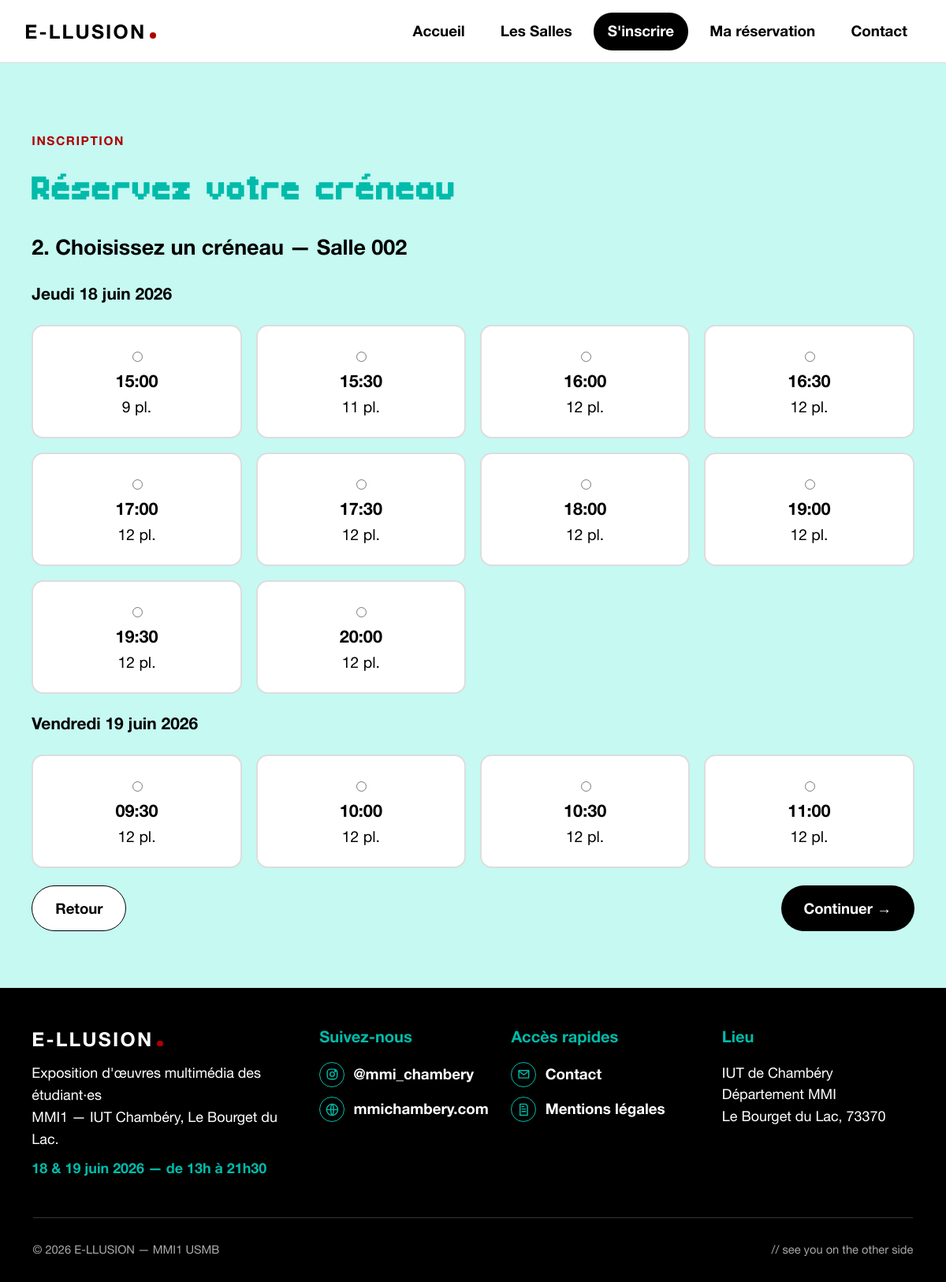
/Visiteurs/inscription.php?id_salle=1, run on the app's committed database.
### tables this page shows
CREATE TABLE salle (
    id_salle INT PRIMARY KEY AUTO_INCREMENT,
    nom_salle VARCHAR(50) NOT NULL,
    description TEXT
);

CREATE TABLE creneau (
    id_creneau INT PRIMARY KEY AUTO_INCREMENT,
    date_creneau DATE NOT NULL,
    heure_debut TIME NOT NULL,
    heure_fin TIME NOT NULL,
    jauge INT NOT NULL,
    id_admin INT,
    id_salle INT NOT NULL,
    FOREIGN KEY (id_admin) REFERENCES administrateur(id_admin),
    FOREIGN KEY (id_salle) REFERENCES salle(id_salle)
);

### Visiteurs/eillusion-data.php (called while the page is built, shortened)
<?php
function e($valeur) {
    return htmlspecialchars((string) $valeur, ENT_QUOTES, 'UTF-8');
}
function eillusion_get_salle($CONNEXION, $idSalle) {
    $idSalle = (int) $idSalle;
    $res = mysqli_query($CONNEXION, "SELECT * FROM salle WHERE id_salle = $idSalle");
    return mysqli_fetch_assoc($res);
}
function eillusion_get_creneaux($CONNEXION, $idSalle = 0) {
    $idSalle = (int) $idSalle;
    $where = $idSalle > 0 ? "WHERE creneau.id_salle = $idSalle" : "";
    $liste = array();
    $res = mysqli_query($CONNEXION,
        "SELECT creneau.*, salle.nom_salle,
                (SELECT COUNT(*) FROM inscription WHERE inscription.id_creneau = creneau.id_creneau) AS nb_inscrits
         FROM creneau
         JOIN salle ON salle.id_salle = creneau.id_salle
         $where
         ORDER BY creneau.date_creneau, creneau.heure_debut");
    while ($c = mysqli_fetch_assoc($res)) {
        $c['places_restantes'] = (int) $c['jauge'] - (int) $c['nb_inscrits'];
        $liste[] = $c;
    }
    return $liste;
}
function eillusion_date_label($dateSql) {
    $jours = array('Sunday'=>'Dimanche','Monday'=>'Lundi','Tuesday'=>'Mardi','Wednesday'=>'Mercredi','Thursday'=>'Jeudi','Friday'=>'Vendredi','Saturday'=>'Samedi');
    $mois = array('January'=>'janvier','February'=>'février','March'=>'mars','April'=>'avril','May'=>'mai','June'=>'juin','July'=>'juillet','August'=>'août','September'=>'septembre','October'=>'octobre','November'=>'novembre','December'=>'décembre');
    $t = strtotime($dateSql);
    return $jours[date('l', $t)] . ' ' . date('j', $t) . ' ' . $mois[date('F', $t)] . ' ' . date('Y', $t);
}
function eillusion_heure($heureSql) {
    return substr((string) $heureSql, 0, 5);
}
?>

### Visiteurs/inscription.php (the view, shortened to what this page needs)
<?php
require_once 'connexion.php';
require_once 'eillusion-data.php';
$etape = 1;
$idSalle = isset($_GET['id_salle']) ? (int) $_GET['id_salle'] : 0;
$idCreneau = isset($_GET['id_creneau']) ? (int) $_GET['id_creneau'] : 0;
if ($_SERVER['REQUEST_METHOD'] !== 'POST') {
    if ($idCreneau > 0) {
        $creneau = eillusion_get_creneau($CONNEXION, $idCreneau);
        if ($creneau) { $idSalle = (int) $creneau['id_salle']; $etape = 3; }
    } elseif ($idSalle > 0) {
        $etape = 2;
    }
}
require_once 'header.php';
?>
<main class="form-page">
  <section class="form-wrap">
    <p class="eyebrow">Inscription</p>
    <h1 class="pixel-title page">Réservez votre créneau</h1>
    <?php if ($etape == 2) {
        $salle = eillusion_get_salle($CONNEXION, $idSalle);
        $creneaux = eillusion_get_creneaux($CONNEXION, $idSalle);
        $jours = array();
        foreach ($creneaux as $c) {
            $jours[$c['date_creneau']][] = $c;
        }
    ?>
      <form action="inscription.php" method="post">
        <h2>2. Choisissez un créneau — <?php echo e($salle['nom_salle']); ?></h2>
        <?php if (count($creneaux) == 0) { ?>
          <div class="notice">Aucun créneau disponible.</div>
        <?php } else { ?>
          <?php foreach ($jours as $date => $listeDuJour) { ?>
            <h3><?php echo e(eillusion_date_label($date)); ?></h3>
            <div class="slot-grid">
              <?php foreach ($listeDuJour as $c) {
                  $complet = $c['places_restantes'] <= 0;
              ?>
                <label class="slot-card <?php echo $complet ? 'complet' : ''; ?>">
                  <input type="radio" name="id_creneau" value="<?php echo (int) $c['id_creneau']; ?>" <?php echo $complet ? 'disabled' : 'required'; ?>>
                  <span class="slot-body">
                    <strong><?php echo e(eillusion_heure($c['heure_debut'])); ?></strong>
                    <span><?php echo $complet ? 'Complet' : ((int) $c['places_restantes'] . ' pl.'); ?></span>
                  </span>
                </label>
              <?php } ?>
            </div>
          <?php } ?>
        <?php } ?>
        <div class="form-actions">
          <a href="inscription.php" class="btn secondary">Retour</a>
          <button type="submit" class="btn">Continuer →</button>
        </div>
      </form>
    <?php } ?>
  </section>
</main>
<?php require_once 'footer.php'; ?>

### Visiteurs/css.css (style rules this page uses)
:root { --mint:#c5f9f2; --aqua:#3ce8d7; --teal:#00bbaa; --black:#000; --white:#fff; --red:#af0000; --gris:#eef0f2; --bord:#ddd; --ombre:0 .375em 1.125em rgba(0,0,0,.08); --font-text:"HelveticaNeue", Arial, sans-serif; --font-title:"CutePixel", "HelveticaNeue", sans-serif; }
* { box-sizing:border-box; }
body { margin:0; color:var(--black); background:var(--mint); font-family:var(--font-text); font-size:1.12em; line-height:1.55; }
a { color:inherit; text-decoration:none; }
button, input, select { font:inherit; }
button { cursor:pointer; }
.container, .form-wrap { width:min(100% - 4.5em, 76em); margin:0 auto; }
.page-section, .form-page, .confirmation, .reservation-page, .contact-page, .rooms-home, .salles-page, .legal-page { padding:4em 0; }
.eyebrow { font-weight:700; text-transform:uppercase; letter-spacing:.1em; font-size:.86em; color:var(--red); }
.pixel-title { margin:.2em 0; font-family:var(--font-title); font-weight:400; line-height:1.1; }
.pixel-title.page { font-size:3.25em; color:var(--teal); }
.btn { display:inline-flex; align-items:center; justify-content:center; min-height:3.1em; padding:.78em 1.55em; border:0; border-radius:999em; color:var(--white); background:var(--black); font-size:1.04em; font-weight:700; line-height:1.2; }
.btn.outline, .btn.secondary { color:var(--black); background:var(--white); border:.0625em solid var(--black); }
.slot-grid { display:grid; grid-template-columns:repeat(4,1fr); gap:1em; margin:1.25em 0; }
.choice-card, .slot-card { display:block; padding:1.2em; border:.125em solid var(--bord); border-radius:.75em; background:var(--white); text-align:center; cursor:pointer; font-size:1.08em; }
.slot-card strong { display:block; font-size:1.12em; }
.form-actions { display:flex; justify-content:space-between; gap:.75em; margin-top:1.25em; }

### data on the page
salle: nom_salle "Salle 002"
creneau: heure_debut "15:00", places_restantes "9"
creneau: heure_debut "15:30", places_restantes "11"
creneau: jauge "☐ 16:00 12 pl.", heure_debut "16:00", jauge "12"
creneau: jauge "☐ 16:30 12 pl.", heure_debut "16:30", jauge "12"
creneau: jauge "☐ 17:00 12 pl.", heure_debut "17:00", jauge "12"
creneau: jauge "☐ 17:30 12 pl.", heure_debut "17:30", jauge "12"
creneau: jauge "☐ 18:00 12 pl.", heure_debut "18:00", jauge "12"
creneau: jauge "☐ 19:00 12 pl.", heure_debut "19:00", jauge "12"
creneau: jauge "☐ 19:30 12 pl.", heure_debut "19:30", jauge "12"
creneau: jauge "☐ 20:00 12 pl.", heure_debut "20:00", jauge "12"
creneau: jauge "☐ 09:30 12 pl.", heure_debut "09:30", jauge "12"
creneau: jauge "☐ 10:00 12 pl.", heure_debut "10:00", jauge "12"
creneau: jauge "☐ 10:30 12 pl.", heure_debut "10:30", jauge "12"
creneau: jauge "☐ 11:00 12 pl.", heure_debut "11:00", jauge "12"

### other printed values
eillusion_date_label($date) "Jeudi 18 juin 2026"
eillusion_date_label($date) "Vendredi 19 juin 2026"
